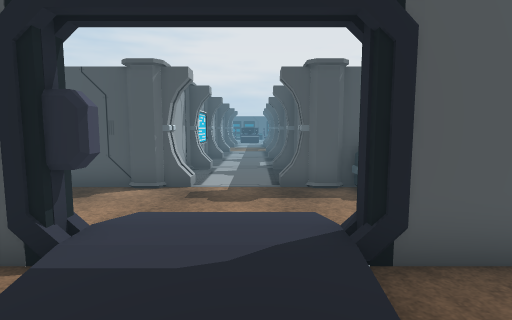
View 1 (above)

24 first-person views from a walk through a Unity game level. The camera is 1.5 m above the floor, tilts 6° down and sees 80° across. The floor is counted in squares, 1 m on a side. Each view is taken from the middle of a square. On the plan, view 1 faces up. The plan holds only what a view shows up to about 15 squares ahead; the rest is blank. The player character is not drawn. Door leaves are left out, so doorways stand open. Some surface patterns are stand-ins.

View 2
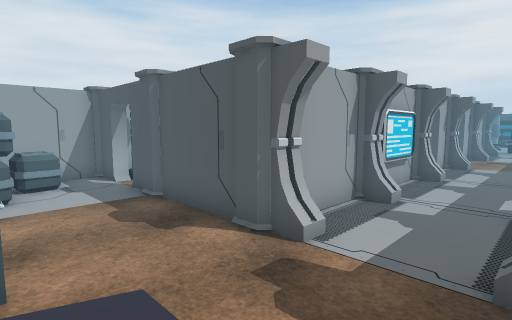

View 3
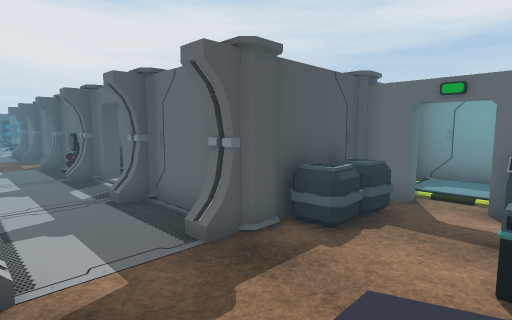

View 4
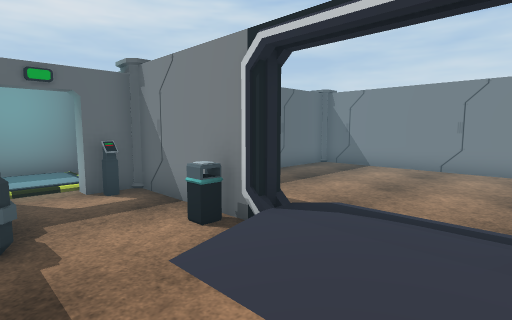

View 5
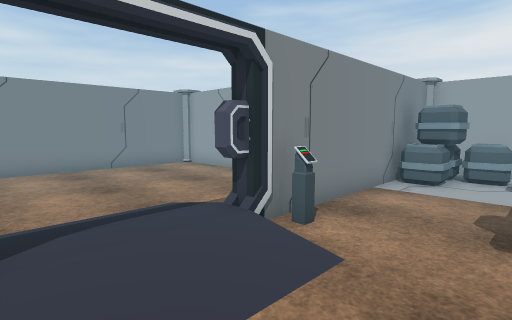

View 6
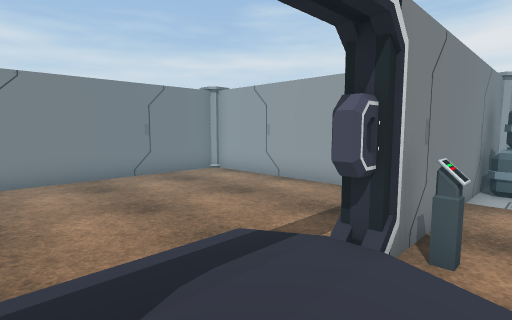

View 7
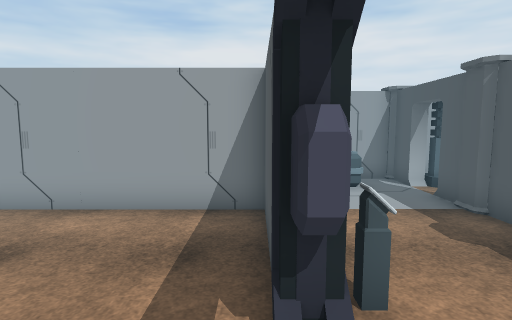

View 8
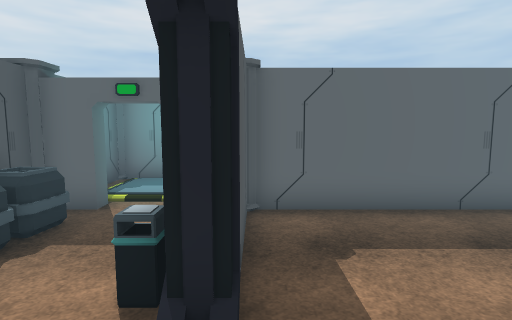

View 9
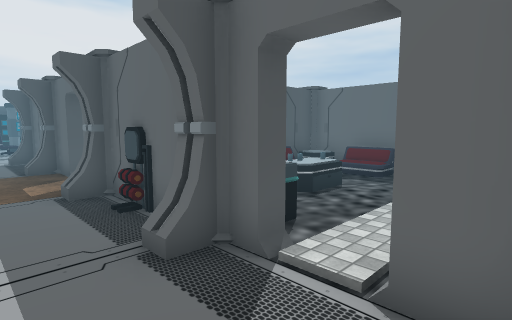

View 10
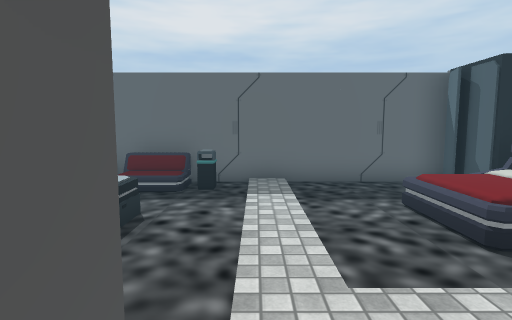

View 11
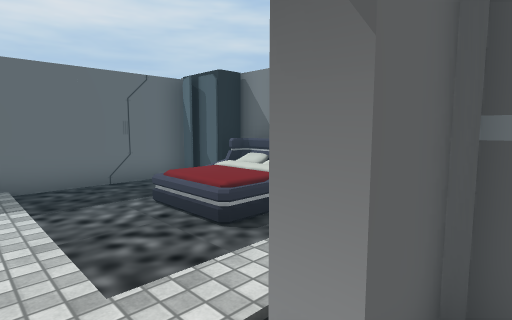

View 12
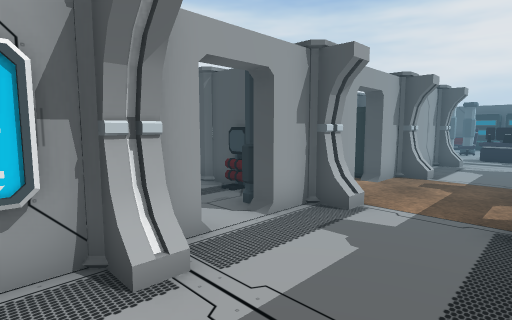

View 13
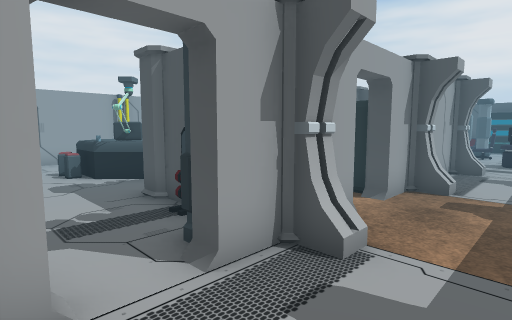

View 14
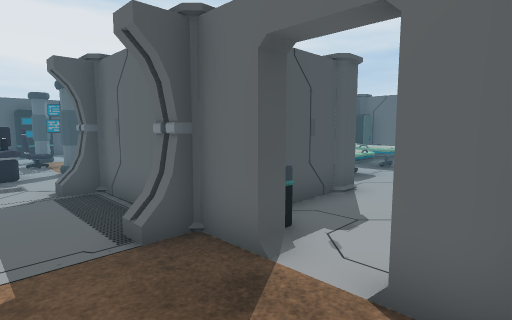

View 15
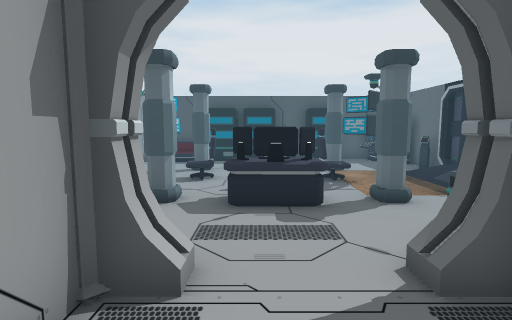

View 16
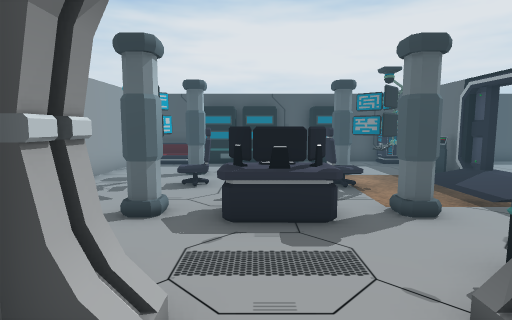

View 17
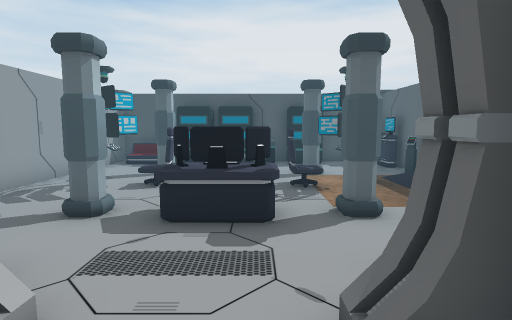

View 18
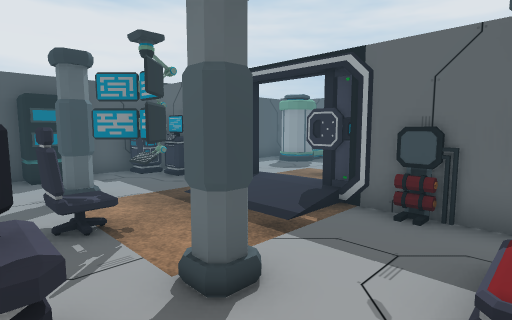

View 19
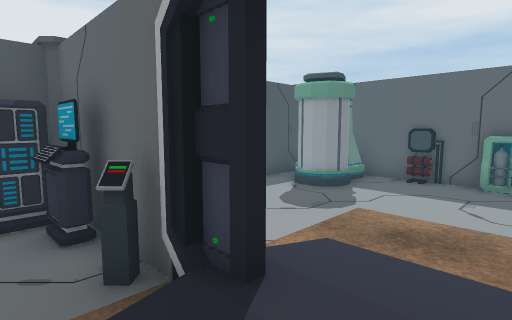

View 20
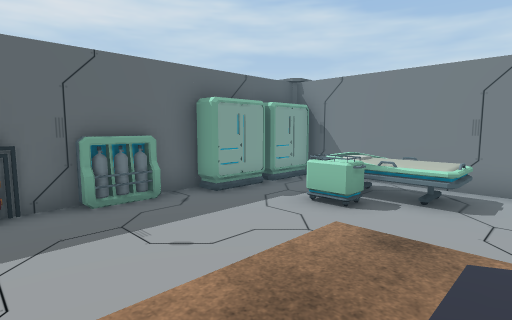

View 21
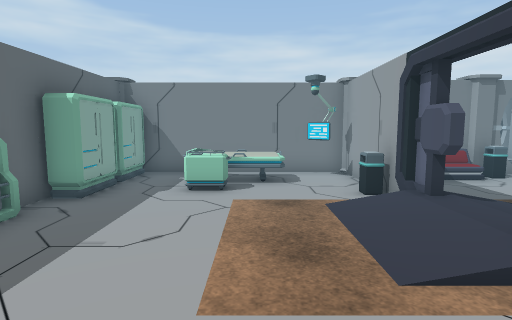

View 22
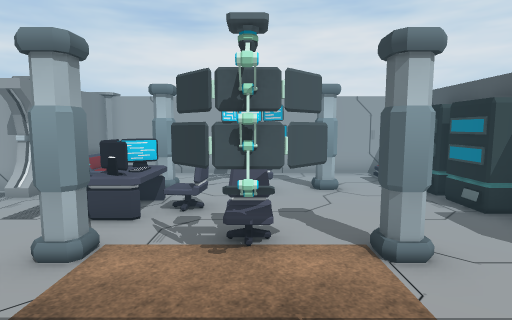

View 23
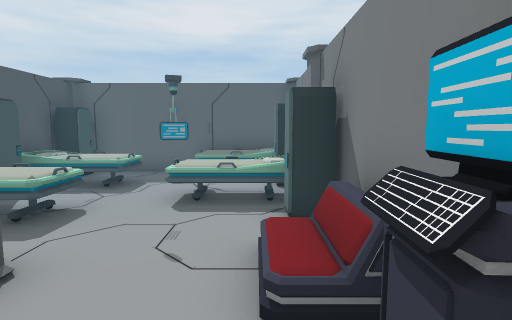

View 24
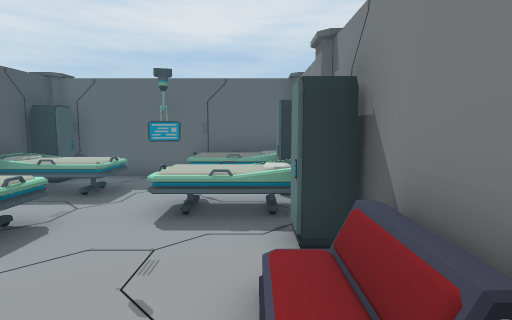

### Floor plan
Key: @ floor where view 1 was taken; # wall or solid block; x gap in a wall; . main floor; : floor 0.25 m higher than the main floor; / step, stairs or slope; D open door; = window, fence, low wall or low ledge; ≈ liquid the walk keeps out of; P pillar; C crate; I pipe; B bin; T table; S sofa; E bed; A cabinet; L stool; R rack; F cart; O other object.
Columns run from 15 left of view 1 to 14 right of it. Each row starts with its distance up from view 1.
 40          #############   ####
 39          #=SOOOBBOOOO#   ..O
 38          #..........## ...O  #
 37          #...........# ...OOO#
 36          #..P....P..O#......O#
 35          #.......x../O/......#
 34          #.#OO..O#.. : .....R#
 33          #..#.OO.#.. O .....R#
 32          #....OO..../O/.....A#
 31          #..P.OO.P..OB...F..A#
 30          # ..........#.EEFF.A
 29          #   ....BOO ##EEEE.A
 28          ##SP#..#S   #######A
 27              ....#       AE#AP
 26             #....#      AAEAA#
 25              ....#    .EEEEE #
 24             P#..#P ##P.EE.EE##
 23            AA...DBB.....EE.EE#
 22             D...DD......EE.EE#
 21 #           D...D#......EE.EE#
 20 #  T  T      #..## ###SAE#AE #
 19 #...LL..##O P#..####O O###
 18   ..L.......ID..O#     TT#
 17        .....DD...OO OTT≈S#
 16             #D..##O≈TT≈≈S#
 15             ##..#PB≈≈≈≈BB#
 14             ##...D≈≈≈≈≈≈≈
 13             ##...D.≈≈≈≈≈≈
 12              #..# .≈≈≈≈≈≈
 11             P#..#P.≈EEE≈≈
 10             #....# ≈EEE≈≈
  9     #II     #....#  EEAAA#
  8     ##DD#P #P#..#P###P####
  7     #.DD..........CCC#OOO#
  6     #CC..............OOOO#
  5     #CCC............ODOOO#
  4     #CCC####O/  /B##O#   #
  3         ####OO::O#####
  2         #..../../....#
  1         #............#
  0         #......@.....#
 -1         #............#
 -2         #............#
 -3         #............#
 -4         #............#
 -5         ##############

Where each view was taken, in squares from view 1:
view 1: 0 up, 0 right, facing up
view 2: 4 up, 1 right, facing up-left
view 3: 4 up, 2 left, facing up-right
view 4: 7 up, 2 left, facing down-right
view 5: 7 up, 1 right, facing down-left
view 6: 5 up, 1 right, facing down-left
view 7: 3 up, 0 right, facing left
view 8: 3 up, 1 left, facing right
view 9: 12 up, 1 left, facing up-right
view 10: 14 up, 1 right, facing right
view 11: 14 up, 1 right, facing down-right
view 12: 14 up, 1 right, facing up-left
view 13: 16 up, 0 right, facing up-left
view 14: 20 up, 1 left, facing up-right
view 15: 25 up, 1 left, facing up
view 16: 26 up, 1 left, facing up
view 17: 26 up, 0 right, facing up
view 18: 29 up, 0 right, facing up-right
view 19: 33 up, 4 right, facing up-right
view 20: 36 up, 7 right, facing down-right
view 21: 38 up, 9 right, facing down
view 22: 34 up, 6 right, facing left
view 23: 21 up, 3 right, facing right
view 24: 21 up, 4 right, facing right
